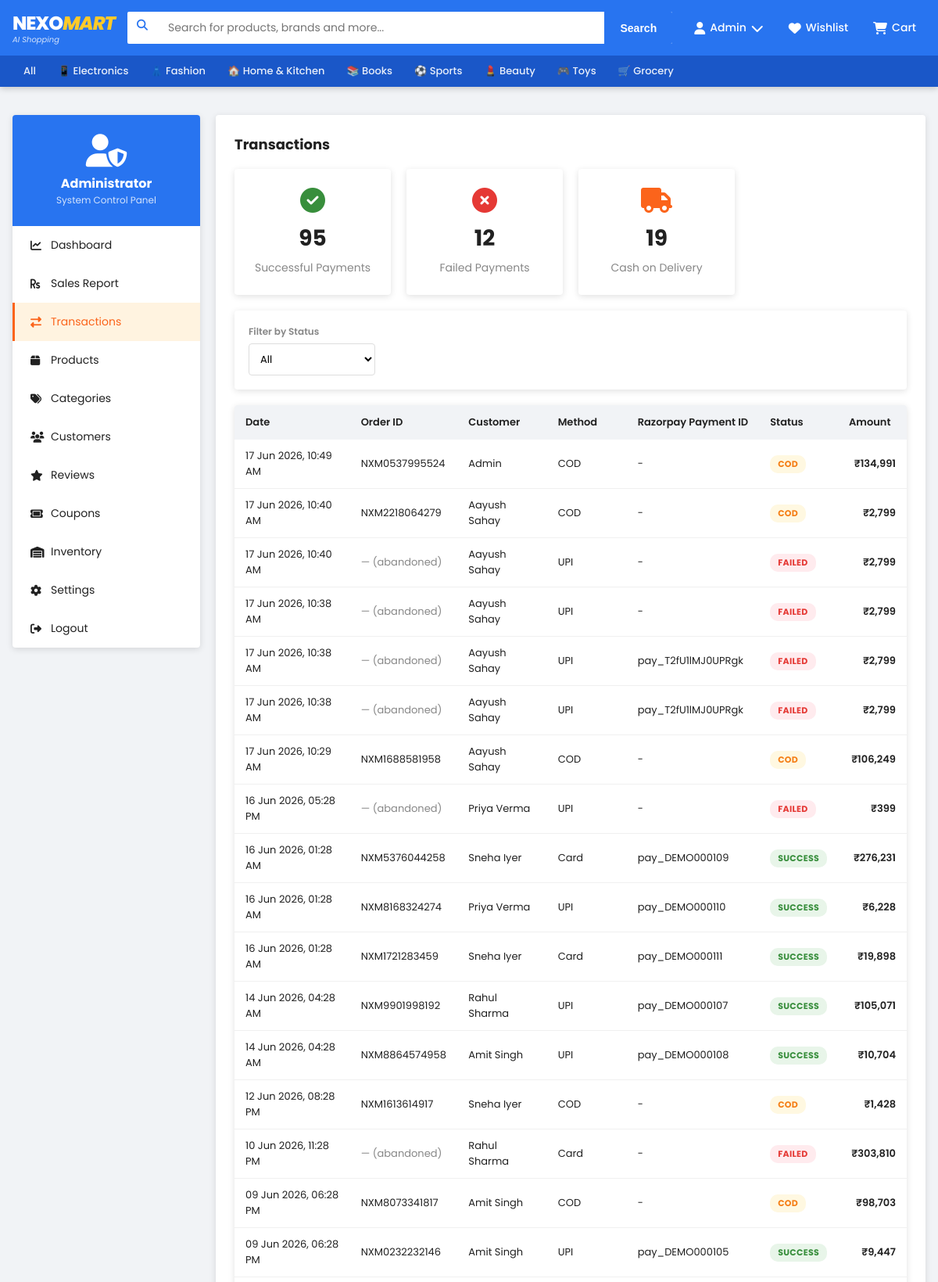
The page /admin/transactions (signed in, upper part) on the database its author committed.
### database.py (models this page shows, shortened)
class Category(db.Model):
    id = db.Column(db.Integer, primary_key=True)
    name = db.Column(db.String(100), nullable=False)
    slug = db.Column(db.String(100), unique=True)
    icon = db.Column(db.String(50), default='🛍️')
    products = db.relationship('Product', backref='category', lazy=True)

class Transaction(db.Model):
    id = db.Column(db.Integer, primary_key=True)
    order_id = db.Column(db.Integer, db.ForeignKey('order.id'), nullable=True)
    user_id = db.Column(db.Integer, db.ForeignKey('user.id'))
    razorpay_order_id = db.Column(db.String(100))
    razorpay_payment_id = db.Column(db.String(100))
    razorpay_signature = db.Column(db.String(300))
    amount = db.Column(db.Float, nullable=False)
    currency = db.Column(db.String(10), default='INR')
    method = db.Column(db.String(30))  # UPI, Card, NetBanking, COD
    status = db.Column(db.String(20), default='created')  # created, success, failed, cod
    failure_reason = db.Column(db.Text)
    created_at = db.Column(db.DateTime, default=datetime.utcnow)
    user = db.relationship('User')

class Order(db.Model):
    id = db.Column(db.Integer, primary_key=True)
    order_id = db.Column(db.String(20), unique=True)
    user_id = db.Column(db.Integer, db.ForeignKey('user.id'))
    total_amount = db.Column(db.Float)
    status = db.Column(db.String(50), default='Confirmed')
    address = db.Column(db.Text)
    payment_method = db.Column(db.String(50))
    payment_status = db.Column(db.String(20), default='Pending')
    estimated_delivery = db.Column(db.DateTime)
    created_at = db.Column(db.DateTime, default=datetime.utcnow)
    items = db.relationship('OrderItem', backref='order', lazy=True)
    transactions = db.relationship('Transaction', backref='order', lazy=True)

class User(db.Model):
    id = db.Column(db.Integer, primary_key=True)
    name = db.Column(db.String(100), nullable=False)
    email = db.Column(db.String(120), unique=True, nullable=False)
    phone = db.Column(db.String(15))
    password_hash = db.Column(db.String(255), nullable=False)
    role = db.Column(
        db.String(20),
        nullable=False,
        default='customer'
    )  # customer, admin
    is_active = db.Column(
        db.Boolean,
        default=True
    )
    wishlist = db.Column(db.Text, default='')
    created_at = db.Column(
        db.DateTime,
        default=datetime.utcnow
    )
    orders = db.relationship('Order', backref='user', lazy=True)
    cart_items = db.relationship('CartItem', backref='user', lazy=True)
    reviews = db.relationship('Review', backref='user', lazy=True)
    addresses = db.relationship('Address', backref='user', lazy=True)

### app.py (the view)
@app.route('/admin/transactions')
@admin_required
def admin_transactions():
    status_filter = request.args.get('status', '')
    query = Transaction.query.order_by(Transaction.created_at.desc())
    if status_filter:
        query = query.filter_by(status=status_filter)
    transactions = query.limit(300).all()
    totals = {
        'success': Transaction.query.filter_by(status='success').count(),
        'failed': Transaction.query.filter_by(status='failed').count(),
        'cod': Transaction.query.filter_by(status='cod').count(),
    }
    return render_template('admin/transactions.html', transactions=transactions,
                           status_filter=status_filter, totals=totals,
                           active_page='transactions')

### app.py (called while the page is built)
def admin_required(f):
    @wraps(f)
    def decorated(*args, **kwargs):
        if not session.get('user_id'):
            return redirect(url_for('login'))
        user = User.query.get(session['user_id'])
        if not user or user.role != 'admin':
            flash('Access denied — admins only.', 'danger')
            return redirect(url_for('index'))
        return f(*args, **kwargs)
    return decorated

@app.context_processor
def inject_globals():
    cart_count = 0
    if 'user_id' in session:
        cart_count = CartItem.query.filter_by(user_id=session['user_id']).count()
    categories = Category.query.all()
    return dict(cart_count=cart_count, all_categories=categories,
                current_year=datetime.now().year)

### templates/admin/transactions.html (shortened to what this page needs)
{% extends 'admin/_admin_base.html' %}
{% block admin_content %}
<div class="admin-page-header">
    <h2>Transactions</h2>
</div>
<div class="admin-stats">
    <div class="stat-card accent-green">
        <i class="fa fa-check-circle"></i>
        <h3>{{ totals.success }}</h3>
        <p>Successful Payments</p>
    </div>
    <div class="stat-card accent-red">
        <i class="fa fa-times-circle"></i>
        <h3>{{ totals.failed }}</h3>
        <p>Failed Payments</p>
    </div>
    <div class="stat-card accent-orange">
        <i class="fa fa-truck"></i>
        <h3>{{ totals.cod }}</h3>
        <p>Cash on Delivery</p>
    </div>
</div>
<form method="GET" class="filter-bar">
    <div class="form-group">
        <label>Filter by Status</label>
        <select name="status" onchange="this.form.submit()">
            <option value="" {% if not status_filter %}selected{% endif %}>All</option>
        </select>
    </div>
</form>
<div class="admin-table-wrap">
    <table class="admin-table">
        <thead>
            <tr>
                <th>Date</th>
                <th>Order ID</th>
                <th>Customer</th>
                <th>Method</th>
                <th>Razorpay Payment ID</th>
                <th>Status</th>
                <th>Amount</th>
            </tr>
        </thead>
        <tbody>
        {% for t in transactions %}
            <tr>
                <td>{{ t.created_at.strftime('%d %b %Y, %I:%M %p') }}</td>
                <td>
                    {% if t.order %}
                    <a href="{{ url_for('order_detail', order_id=t.order.order_id) }}">{{ t.order.order_id }}</a>
                    {% else %}
                    <span style="color:var(--gray2)">— (abandoned)</span>
                    {% endif %}
                </td>
                <td>{{ t.user.name if t.user else '-' }}</td>
                <td>{{ t.method }}</td>
                <td>{{ t.razorpay_payment_id or '-' }}</td>
                <td><span class="txn-badge txn-{{ t.status }}">{{ t.status }}</span></td>
                <td class="num">₹{{ "{:,.0f}".format(t.amount) }}</td>
            </tr>
        {% else %}
            <tr><td colspan="7" class="chart-empty">No transactions found</td></tr>
        {% endfor %}
        </tbody>
    </table>
</div>
{% endblock %}

### templates/base.html (shortened to what this page needs)
<!DOCTYPE html>
<html lang="en">
<head>
    <link rel="stylesheet" href="https://cdnjs.cloudflare.com/ajax/libs/font-awesome/6.5.0/css/all.min.css">
    <link rel="stylesheet" href="{{ url_for('static', filename='css/style.css') }}">
</head>
<body>
<header class="header">
    <div class="header-top">
        <div class="container header-inner">
            <a href="{{ url_for('index') }}" class="logo">
                <span class="logo-text">NEXO<span class="logo-accent">MART</span></span>
                <span class="logo-tagline">AI Shopping</span>
            </a>
            <div class="search-wrapper">
                <form action="{{ url_for('products') }}" method="GET" class="search-form">
                    <div class="search-box">
                        <i class="fa fa-search search-icon"></i>
                        <input type="text" name="q" id="searchInput" placeholder="Search for products, brands and more..."
                               value="{{ request.args.get('q','') }}" autocomplete="off">
                        <button type="submit" class="search-btn">Search</button>
                    </div>
                </form>
            </div>
            <nav class="nav-actions">
                {% if session.user_id %}
                <div class="nav-item dropdown">
                    <a href="{{ url_for('profile') }}" class="nav-link">
                        <i class="fa fa-user"></i>
                        <span>{{ session.user_name.split()[0] }}</span>
                        <i class="fa fa-chevron-down tiny"></i>
                    </a>
                </div>
                {% else %}
                <a href="{{ url_for('login') }}" class="nav-link">
                    <i class="fa fa-user"></i> <span>Login</span>
                </a>
                {% endif %}
                <a href="{{ url_for('wishlist') }}" class="nav-link">
                    <i class="fa fa-heart"></i> <span>Wishlist</span>
                </a>
                <a href="{{ url_for('cart') }}" class="nav-link cart-link">
                    <i class="fa fa-shopping-cart"></i>
                    <span>Cart</span>
                </a>
            </nav>
        </div>
    </div>
    <div class="category-bar">
        <div class="container category-list">
            <a href="{{ url_for('products') }}" class="cat-link">All</a>
            {% for cat in all_categories %}
            <a href="{{ url_for('products', category=cat.slug) }}" class="cat-link">
                {{ cat.icon }} {{ cat.name }}
            </a>
            {% endfor %}
        </div>
    </div>
</header>
<main class="main-content">
    {% block content %}{% endblock %}
</main>
</body>
</html>

### rows shown on the page
Category: icon "📱", name "Electronics"
Category: icon "👗", name "Fashion"
Category: icon "🏠", name "Home & Kitchen"
Category: icon "📚", name "Books"
Category: icon "⚽", name "Sports"
Category: icon "💄", name "Beauty"
Category: icon "🎮", name "Toys"
Category: icon "🛒", name "Grocery"
Transaction: created_at "17 Jun 2026, 10:49 AM", order.order_id "NXM0537995524", user "Admin", method "COD", razorpay_payment_id "-", status "COD", amount "134,991"
Transaction: created_at "17 Jun 2026, 10:40 AM", order.order_id "NXM2218064279", user "Aayush Sahay", method "COD", razorpay_payment_id "-", status "COD", amount "2,799"
Transaction: created_at "17 Jun 2026, 10:40 AM", shows "— (abandoned)", user "Aayush Sahay", method "UPI", razorpay_payment_id "-", status "FAILED", amount "2,799"
Transaction: created_at "17 Jun 2026, 10:38 AM", shows "— (abandoned)", user "Aayush Sahay", method "UPI", razorpay_payment_id "-", status "FAILED", amount "2,799"
Transaction: created_at "17 Jun 2026, 10:38 AM", shows "— (abandoned)", user "Aayush Sahay", method "UPI", razorpay_payment "pay_T2fU1lMJ0UPRgk", status "FAILED", amount "2,799"
Transaction: created_at "17 Jun 2026, 10:38 AM", shows "— (abandoned)", user "Aayush Sahay", method "UPI", razorpay_payment "pay_T2fU1lMJ0UPRgk", status "FAILED", amount "2,799"
Transaction: created_at "17 Jun 2026, 10:29 AM", order.order_id "NXM1688581958", user "Aayush Sahay", method "COD", razorpay_payment_id "-", status "COD", amount "106,249"
Transaction: created_at "16 Jun 2026, 05:28 PM", shows "— (abandoned)", user "Priya Verma", method "UPI", razorpay_payment_id "-", status "FAILED", amount "399"
Transaction: created_at "16 Jun 2026, 01:28 AM", order.order_id "NXM5376044258", user "Sneha Iyer", method "Card", razorpay_payment "pay_DEMO000109", status "SUCCESS", amount "276,231"
Transaction: created_at "16 Jun 2026, 01:28 AM", order.order_id "NXM8168324274", user "Priya Verma", method "UPI", razorpay_payment "pay_DEMO000110", status "SUCCESS", amount "6,228"
Transaction: created_at "16 Jun 2026, 01:28 AM", order.order_id "NXM1721283459", user "Sneha Iyer", method "Card", razorpay_payment "pay_DEMO000111", status "SUCCESS", amount "19,898"
Transaction: created_at "14 Jun 2026, 04:28 AM", order.order_id "NXM9901998192", user "Rahul Sharma", method "UPI", razorpay_payment "pay_DEMO000107", status "SUCCESS", amount "105,071"
Transaction: created_at "14 Jun 2026, 04:28 AM", order.order_id "NXM8864574958", user "Amit Singh", method "UPI", razorpay_payment "pay_DEMO000108", status "SUCCESS", amount "10,704"
Transaction: created_at "12 Jun 2026, 08:28 PM", order.order_id "NXM1613614917", user "Sneha Iyer", method "COD", razorpay_payment_id "-", status "COD", amount "1,428"
Transaction: created_at "10 Jun 2026, 11:28 PM", shows "— (abandoned)", user "Rahul Sharma", method "Card", razorpay_payment_id "-", status "FAILED", amount "303,810"
Transaction: created_at "09 Jun 2026, 06:28 PM", order.order_id "NXM8073341817", user "Amit Singh", method "COD", razorpay_payment_id "-", status "COD", amount "98,703"
Transaction: created_at "09 Jun 2026, 06:28 PM", order.order_id "NXM0232232146", user "Amit Singh", method "UPI", razorpay_payment "pay_DEMO000105", status "SUCCESS", amount "9,447"

### other values the page prints
{{ session.user_name.split()[0] }} "Admin"
{{ totals.success }} "95"
{{ totals.failed }} "12"
{{ totals.cod }} "19"
